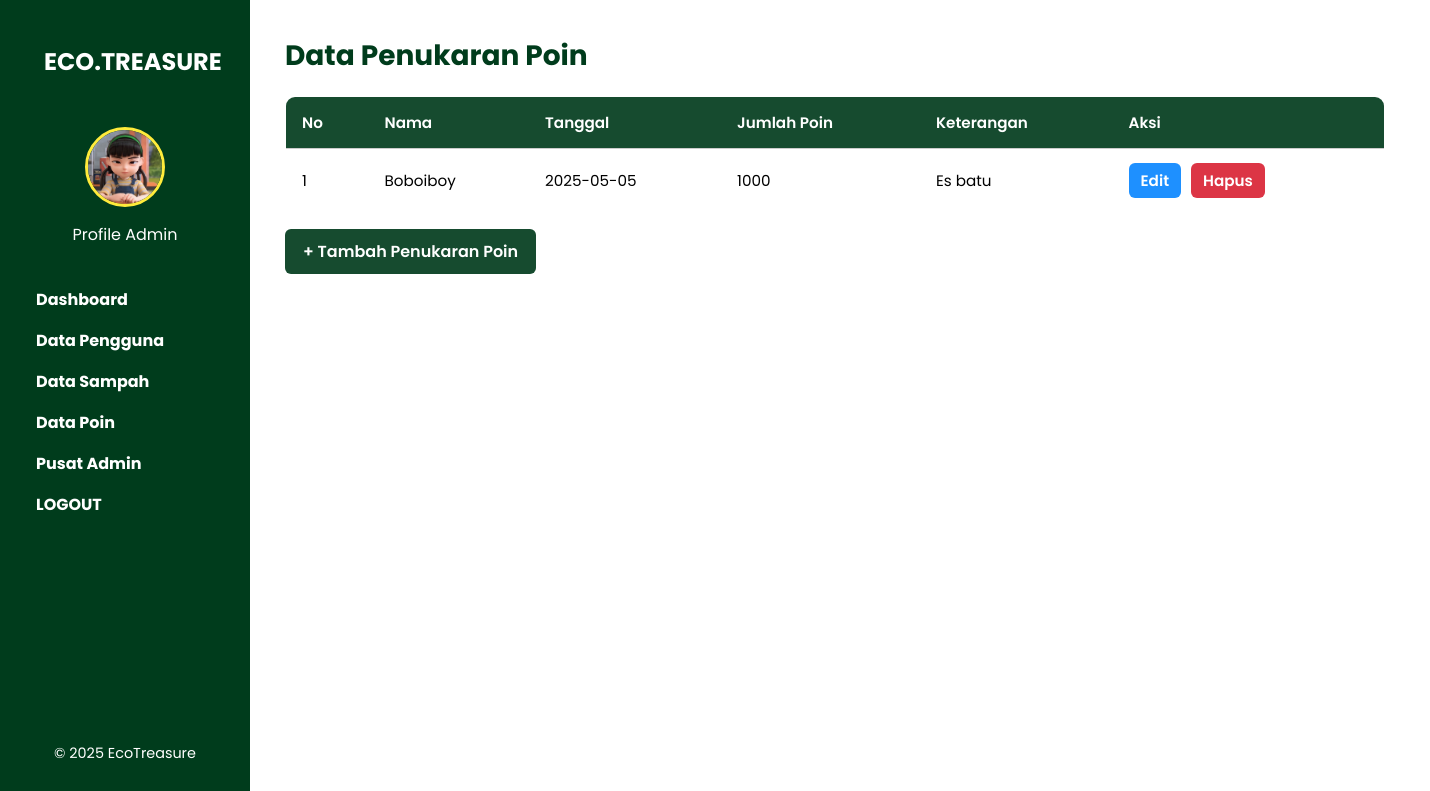
/pages/penukaran_poin.php, run on the app's committed database.
### tables this page shows
CREATE TABLE `penukaran_poin` (
  `id` int(11) NOT NULL,
  `nama` varchar(100) NOT NULL,
  `jumlah_poin` int(11) NOT NULL,
  `keterangan` text NOT NULL,
  `tanggal` date NOT NULL
);

### pages/penukaran_poin.php (the view, shortened to what this page needs)
<?php
include '../includes/layout.php';
include '../includes/db.php';
$query = "SELECT * FROM penukaran_poin";
$result = mysqli_query($conn, $query);
?>
<div class="main-content">
  <h2>Data Penukaran Poin</h2>
  <table>
    <thead>
      <tr>
        <th>No</th>
        <th>Nama</th>
        <th>Tanggal</th>
        <th>Jumlah Poin</th>
        <th>Keterangan</th>
        <th>Aksi</th>
      </tr>
    </thead>
    <tbody>
      <?php
      $no = 1;
      while ($row = mysqli_fetch_assoc($result)) {
          echo "<tr>
                  <td>{$no}</td>
                  <td>{$row['nama']}</td>
                  <td>{$row['tanggal']}</td>
                  <td>{$row['jumlah_poin']}</td>
                  <td>{$row['keterangan']}</td>
                  <td>
                    <a href='../progres/update_penukaranpoin.php?id={$row['id']}' class='btn-action btn-edit'>Edit</a>
                    <a href='../progres/delete_penukaranpoin.php?id={$row['id']}' class='btn-action btn-delete' onclick=\"return confirm('Yakin?')\">Hapus</a>
                  </td>
                </tr>";
          $no++;
      }
      ?>
    </tbody>
  </table>
  <a href="../progres/tambah_penukaranpoin.php" class="btn">+ Tambah Penukaran Poin</a>
</div>

### includes/layout.php (style rules this page uses)
:root { --green-dark: #003c1c; --green-light: #164b2f; --yellow-soft: #f9fbe7; --yellow: #ffeb3b; --white: #ffffff; --black: #1f1f1f; --grey-border: #ccc; }
* { margin: 0; padding: 0; box-sizing: border-box; }
body { display: flex; min-height: 100vh; font-family: 'Poppins', sans-serif; position: relative; }
.main-content { margin-left: 250px; padding: 2rem; min-height: 100vh; background-color: var(--white); box-sizing: border-box; font-family: 'Poppins', sans-serif; }

### pages/penukaran_poin.php (style rules this page uses)
body { font-family: 'Poppins', sans-serif; }
.main-content { padding: 35px; }
.main-content h2 { font-size: 1.75rem; margin-bottom: 1.2rem; color: var(--green-dark); }
table { width: 100%; min-width: 1100px; border-collapse: collapse; background-color: var(--white); border: 1px solid var(--green-dark); border-radius: 10px; overflow: hidden; }
th, td { padding: 14px 16px; text-align: left; border-bottom: 1px solid var(--grey-border); font-size: 0.95rem; }
th { background-color: var(--green-light); color: var(--white); font-weight: 600; }
.btn-action { padding: 6px 12px; border-radius: 6px; font-weight: 600; text-decoration: none; color: white; margin-right: 6px; display: inline-block; transition: background-color 0.3s ease; }
.btn-edit { background-color: #1E90FF; }
.btn-delete { background-color: #dc3545; }
.btn { display: inline-block; margin-top: 16px; background-color: var(--green-light); color: var(--white); padding: 10px 18px; border-radius: 6px; font-weight: 600; text-decoration: none; transition: background-color 0.3s; }

### data on the page
penukaran_poin: nama "Boboiboy", tanggal "2025-05-05", jumlah_poin "1000", keterangan "Es batu"
